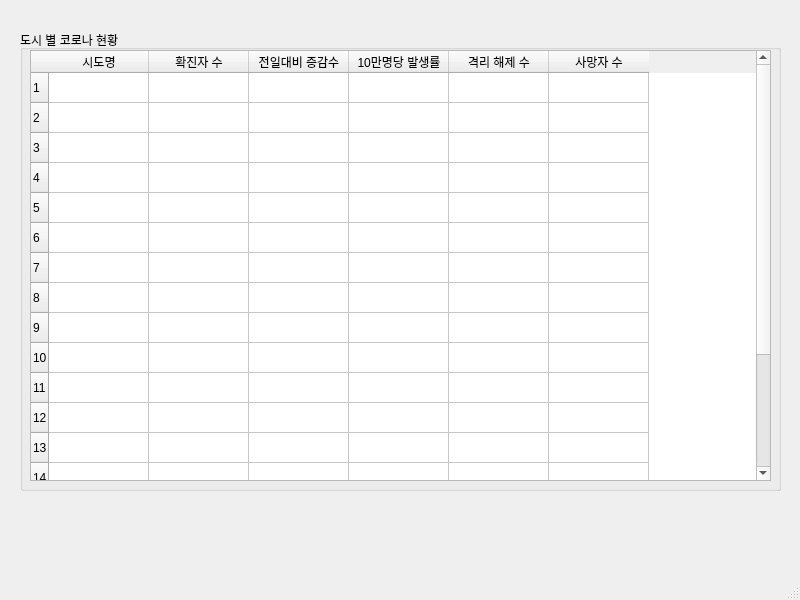
<?xml version="1.0" encoding="UTF-8"?>
<ui version="4.0">
 <class>MainWindow</class>
 <widget class="QMainWindow" name="MainWindow">
  <property name="geometry">
   <rect>
    <x>0</x>
    <y>0</y>
    <width>800</width>
    <height>600</height>
   </rect>
  </property>
  <property name="windowTitle">
   <string>Covid 0.1v</string>
  </property>
  <property name="documentMode">
   <bool>false</bool>
  </property>
  <widget class="QWidget" name="centralwidget">
   <widget class="QGroupBox" name="groupBox">
    <property name="geometry">
     <rect>
      <x>20</x>
      <y>30</y>
      <width>761</width>
      <height>461</height>
     </rect>
    </property>
    <property name="title">
     <string>도시 별 코로나 현황</string>
    </property>
    <widget class="QTableWidget" name="tableWidget">
     <property name="geometry">
      <rect>
       <x>10</x>
       <y>20</y>
       <width>741</width>
       <height>431</height>
      </rect>
     </property>
     <property name="autoScroll">
      <bool>true</bool>
     </property>
     <property name="rowCount">
      <number>18</number>
     </property>
     <row/>
     <row/>
     <row/>
     <row/>
     <row/>
     <row/>
     <row/>
     <row/>
     <row/>
     <row/>
     <row/>
     <row/>
     <row/>
     <row/>
     <row/>
     <row/>
     <row/>
     <row/>
     <column>
      <property name="text">
       <string>시도명</string>
      </property>
     </column>
     <column>
      <property name="text">
       <string>확진자 수</string>
      </property>
     </column>
     <column>
      <property name="text">
       <string>전일대비 증감수</string>
      </property>
     </column>
     <column>
      <property name="text">
       <string>10만명당 발생률</string>
      </property>
     </column>
     <column>
      <property name="text">
       <string>격리 해제 수</string>
      </property>
     </column>
     <column>
      <property name="text">
       <string>사망자 수</string>
      </property>
     </column>
    </widget>
   </widget>
  </widget>
  <widget class="QMenuBar" name="menubar">
   <property name="geometry">
    <rect>
     <x>0</x>
     <y>0</y>
     <width>800</width>
     <height>21</height>
    </rect>
   </property>
  </widget>
  <widget class="QStatusBar" name="statusbar"/>
 </widget>
 <resources/>
 <connections/>
</ui>
